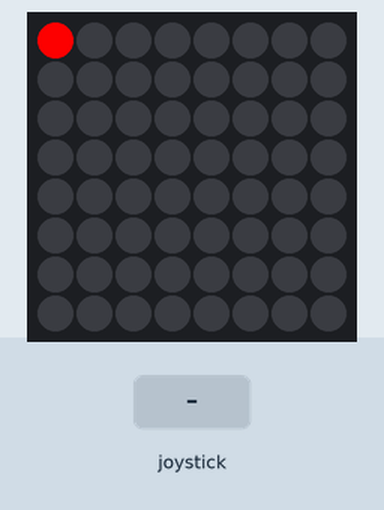
Bench run of a program on a simulated Raspberry Pi (BCM pin numbers) with a Sense HAT. Shown: the Sense HAT's 8×8 RGB LED matrix. Inputs (shaded band) come from the test bench.

Above: at 1.2 s.
1.3 s: joystick pushed down
At 2.5 s:
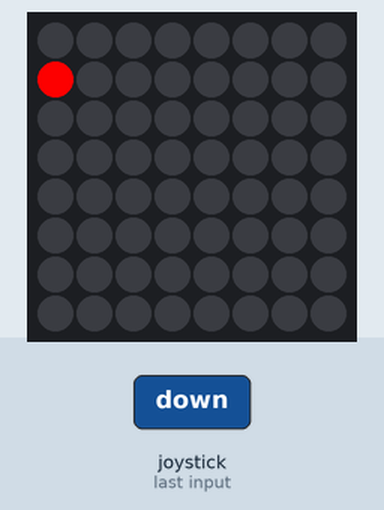
2.8 s: joystick pushed right
At 3.6 s:
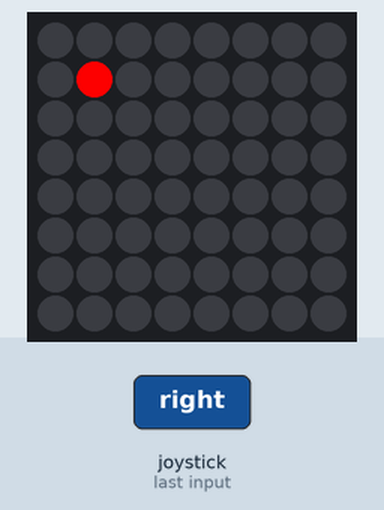
4.3 s: joystick pushed up
At 4.7 s:
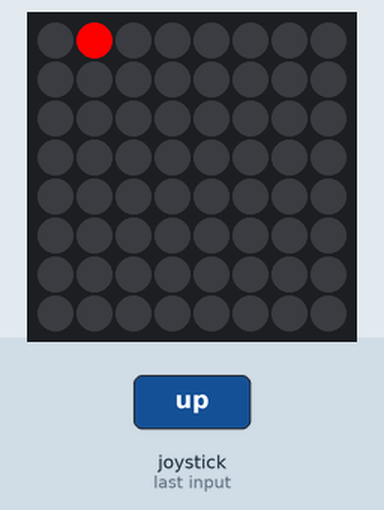
5.8 s: joystick clicked
7.3 s: joystick pushed left
At 8.2 s:
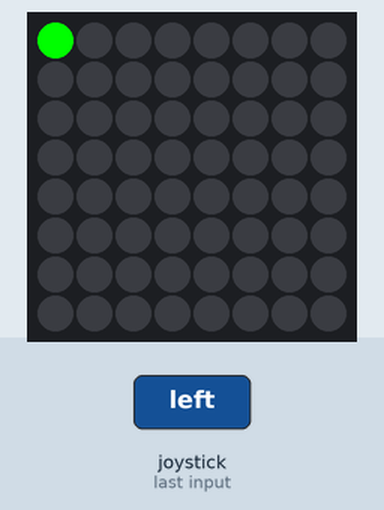
8.8 s: joystick pushed down
At 9.4 s:
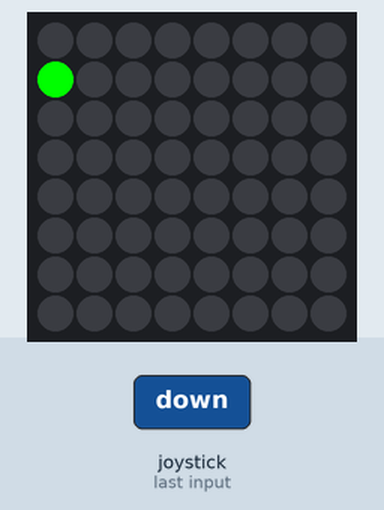
Timing chart, 0 to 11.3 s (numbered marks = the images above; inputs shaded):
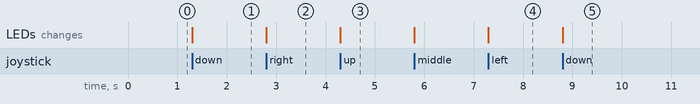

Measured:
- after the input at 1.3 s, the LEDs: change at once (image 1)
- after the input at 2.8 s, the LEDs: change at once (image 2)
- after the input at 4.3 s, the LEDs: change at once (image 3)
- after the input at 7.3 s, the LEDs: change at once (image 4)
- after the input at 8.8 s, the LEDs: change at once (image 5)

The program:

SenseJoystick.py
```python
'''
Project created to experiment with the Joystick on the Raspberry Pi Sense hat. It moves a pixel depending on the direction inputted
'''

from sense_hat import SenseHat, ACTION_RELEASED
from time import sleep
sense = SenseHat()

def down(x, y, c, l):
    if y < 7:
        sense.set_pixel(x, y, 0, 0, 0)
        sense.set_pixel(x, (y + 1), l[c])
        global vert
        vert += 1


def up(x, y, c, l):
    if y > 0:
        sense.set_pixel(x, y, 0, 0, 0)
        sense.set_pixel(x, (y - 1), l[c])
        global vert
        vert -= 1

def left(x, y, c, l):
    if x > 0:
        sense.set_pixel(x, y, 0, 0, 0)
        sense.set_pixel((x - 1), y, l[c])
        global hori
        hori -= 1

def right(x, y, c, l):
    if x < 7:
        sense.set_pixel(x, y, 0, 0, 0)
        sense.set_pixel((x + 1), y, l[c])
        global hori
        hori += 1

def press(x, y, c, l):
    global col
    if c < 2:
        col += 1
        c +=1
    else:
        col = 0
        c = 0
    sense.set_pixel(x, y, l[c])

hori = 0
vert = 0
col = 0

cols = [(255, 0, 0), (0, 255, 0), (0, 0, 255)]

def sup(event):
    if event.action != ACTION_RELEASED:
        global hori
        global vert
        global col
        global cols
        up(hori, vert, col, cols)

def sdown(event):
    if event.action != ACTION_RELEASED:
        global hori
        global vert
        global col
        global cols
        down(hori, vert, col, cols)


def sright(event):
    if event.action != ACTION_RELEASED:
        global hori
        global vert
        global col
        global cols
        right(hori, vert, col, cols)

def sleft(event):
    if event.action != ACTION_RELEASED:
        global hori
        global vert
        global col
        global cols
        left(hori, vert, col, cols)

def spress(event):
    if event.action != ACTION_RELEASED:
        global hori
        global vert
        global col
        global cols
        press(hori, vert, col, cols)

sense.stick.direction_up = sup
sense.stick.direction_down = sdown
sense.stick.direction_left = sleft
sense.stick.direction_right = sright
sense.stick.direction_middle = spress

sense.set_pixel(hori, vert, cols[col])

try:
    while True:
        pass

except KeyboardInterrupt:
    pass
finally:
    sense.clear()
```
